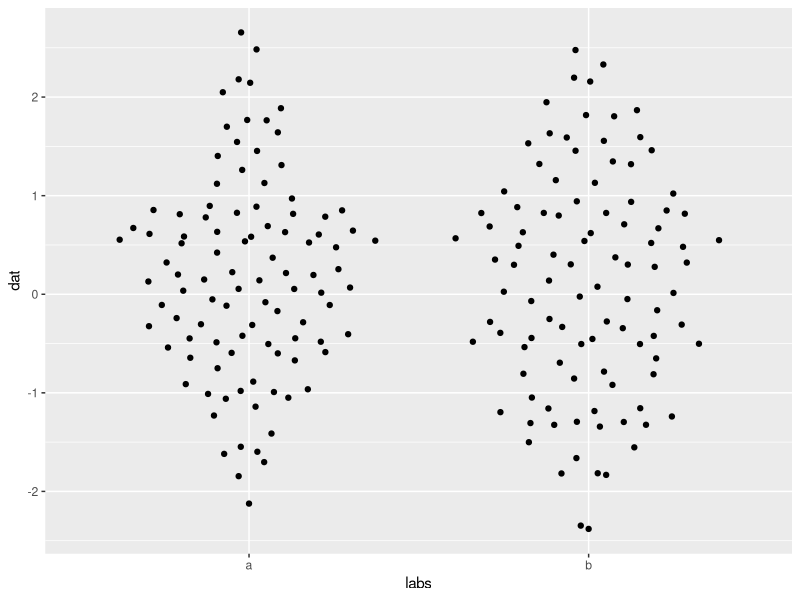
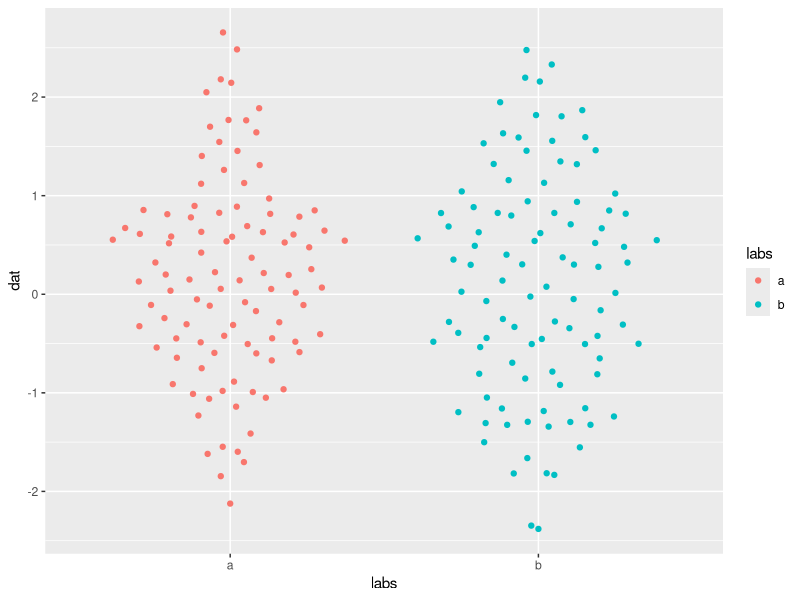
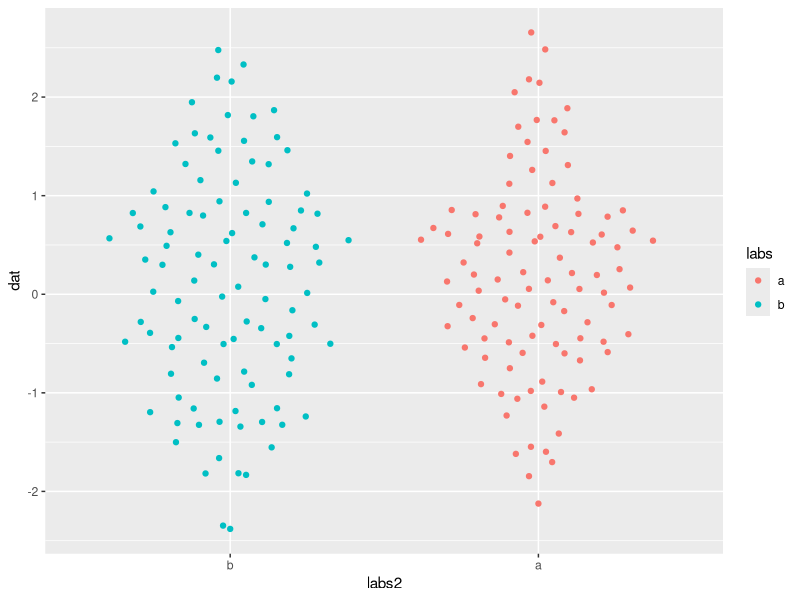
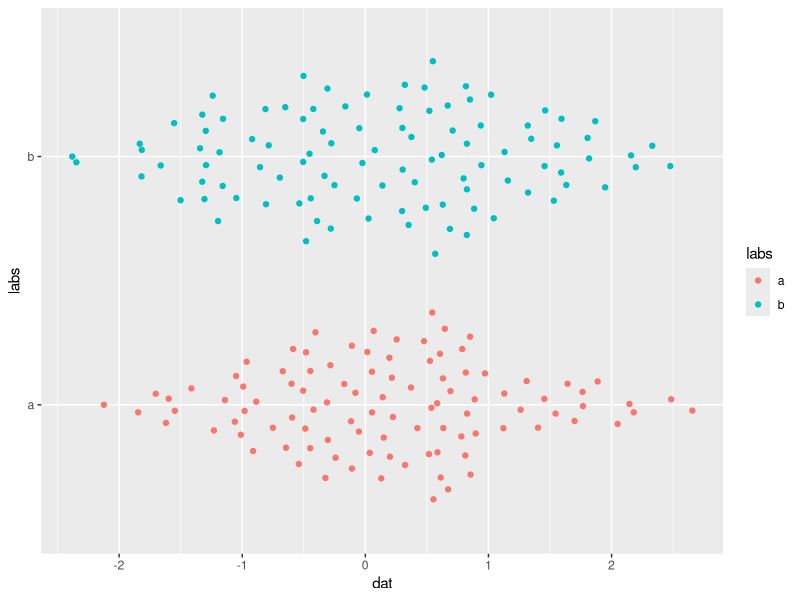
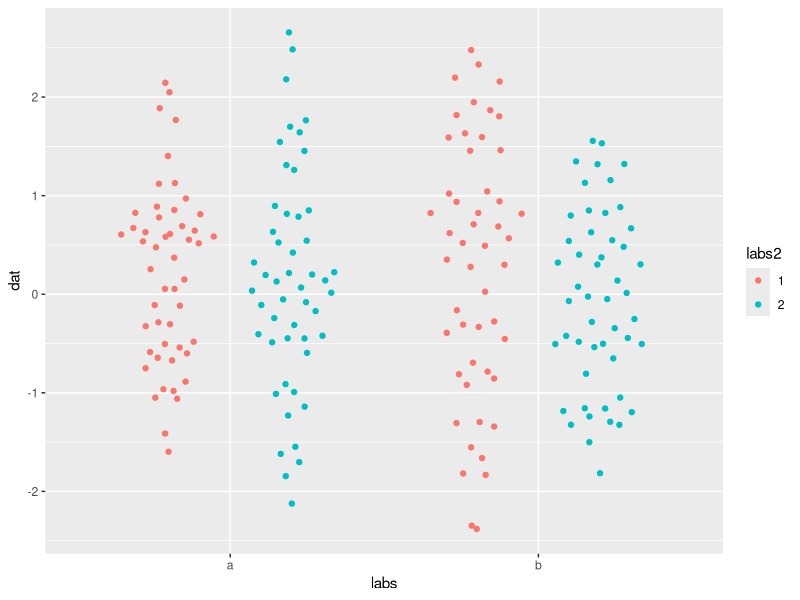
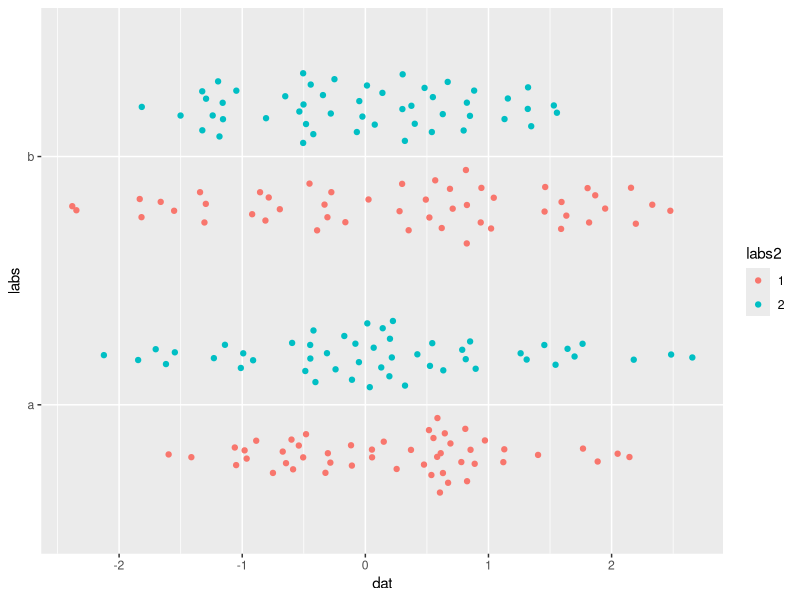
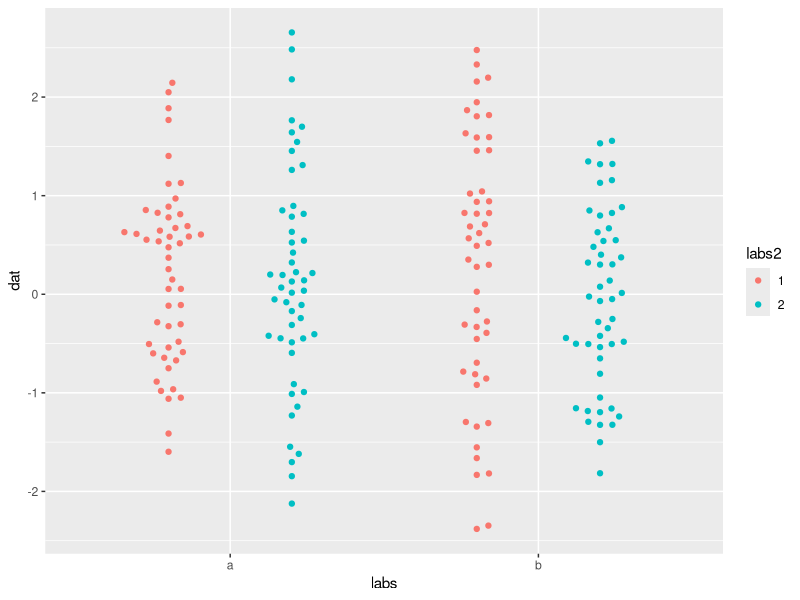
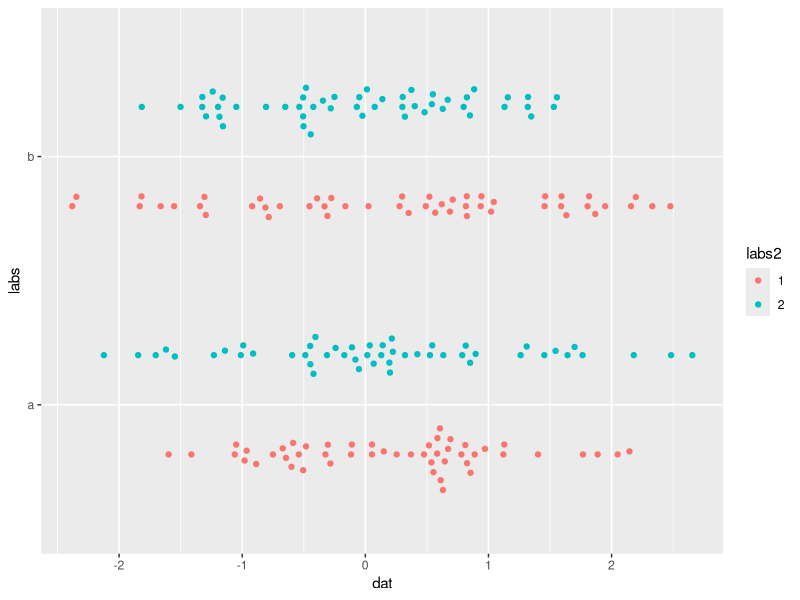

The R script that drew these images, in order:
### R code from vignette source 'usageExamples.Rnw'

###################################################
### code chunk number 1: package
###################################################
options(keep.source = TRUE, width = 60)
packageInfo <- packageDescription("ggbeeswarm")
library(ggbeeswarm)
packageKeywords<-"visualization, display, one dimensional, grouped, groups, violin, scatter, points, quasirandom, beeswarm, van der Corput, beeswarm, ggplot, ggplot2"


###################################################
### code chunk number 2: ggPlot (eval = FALSE)
###################################################
##   library(ggbeeswarm)
##   set.seed(12345)
##   n<-100
##   dat<-rnorm(n*2)
##   labs<-rep(c('a','b'),n)
##   ggplot(mapping=aes(labs, dat)) + geom_quasirandom()


###################################################
### code chunk number 3: showGgPlot
###################################################
  library(ggbeeswarm)
  set.seed(12345)
  n<-100
  dat<-rnorm(n*2)
  labs<-rep(c('a','b'),n)
  ggplot(mapping=aes(labs, dat)) + geom_quasirandom()


###################################################
### code chunk number 4: ggOpts (eval = FALSE)
###################################################
##   ggplot(mapping=aes(labs, dat)) + geom_quasirandom(aes(color=labs))


###################################################
### code chunk number 5: showGgOpts
###################################################
  ggplot(mapping=aes(labs, dat)) + geom_quasirandom(aes(color=labs))


###################################################
### code chunk number 6: ggFactors (eval = FALSE)
###################################################
##   labs2<-factor(labs,levels=c('b','a'))
##   ggplot(mapping=aes(labs2, dat)) + geom_quasirandom(aes(color=labs))


###################################################
### code chunk number 7: showGgFactors
###################################################
  labs2<-factor(labs,levels=c('b','a'))
  ggplot(mapping=aes(labs2, dat)) + geom_quasirandom(aes(color=labs))


###################################################
### code chunk number 8: yaxis (eval = FALSE)
###################################################
##   ggplot(mapping=aes(dat,labs)) + geom_quasirandom(aes(color=labs))


###################################################
### code chunk number 9: showYaxis
###################################################
  ggplot(mapping=aes(dat,labs)) + geom_quasirandom(aes(color=labs))


###################################################
### code chunk number 10: dodge (eval = FALSE)
###################################################
##   labs2<-factor(rep(1:2,each=n))
##   ggplot(mapping=aes(labs,dat,color=labs2)) + geom_quasirandom(dodge.width=.8)


###################################################
### code chunk number 11: showDodge
###################################################
  labs2<-factor(rep(1:2,each=n))
  ggplot(mapping=aes(labs,dat,color=labs2)) + geom_quasirandom(dodge.width=.8)


###################################################
### code chunk number 12: dodgey (eval = FALSE)
###################################################
##   labs2<-factor(rep(1:2,each=n))
##   ggplot(mapping=aes(dat,labs,color=labs2)) + geom_quasirandom(dodge.width=.8)


###################################################
### code chunk number 13: showDodgey
###################################################
  labs2<-factor(rep(1:2,each=n))
  ggplot(mapping=aes(dat,labs,color=labs2)) + geom_quasirandom(dodge.width=.8)


###################################################
### code chunk number 14: dodgeBee (eval = FALSE)
###################################################
##   ggplot(mapping=aes(labs,dat,color=labs2)) +
##     geom_beeswarm(dodge.width=.8,cex=2)


###################################################
### code chunk number 15: showDodgeBee
###################################################
  ggplot(mapping=aes(labs,dat,color=labs2)) +
    geom_beeswarm(dodge.width=.8,cex=2)


###################################################
### code chunk number 16: dodgeYBee (eval = FALSE)
###################################################
##   ggplot(mapping=aes(dat,labs,color=labs2)) +
##     geom_beeswarm(dodge.width=.8,cex=2)


###################################################
### code chunk number 17: showDodgeYBee
###################################################
  ggplot(mapping=aes(dat,labs,color=labs2)) +
    geom_beeswarm(dodge.width=.8,cex=2)


###################################################
### code chunk number 18: facetQuasi (eval = FALSE)
###################################################
##   df<-data.frame(labs,dat,labs2)
##   ggplot(df,aes(labs,dat,color=labs2)) +
##     geom_quasirandom() +
##     facet_grid(.~labs2)


###################################################
### code chunk number 19: showFacetQuasi
###################################################
  df<-data.frame(labs,dat,labs2)
  ggplot(df,aes(labs,dat,color=labs2)) +
    geom_quasirandom() +
    facet_grid(.~labs2)


###################################################
### code chunk number 20: facetBee (eval = FALSE)
###################################################
##   ggplot(df,aes(labs,dat,color=labs2)) +
##     geom_beeswarm(cex=3) +
##     facet_grid(.~labs2)


###################################################
### code chunk number 21: showFacetBee
###################################################
  ggplot(df,aes(labs,dat,color=labs2)) +
    geom_beeswarm(cex=3) +
    facet_grid(.~labs2)


###################################################
### code chunk number 22: methods (eval = FALSE)
###################################################
##   library(gridExtra)
##   dat <- list(
##     'Normal'=rnorm(50),
##     'Dense normal'= rnorm(500),
##     'Bimodal'=c(rnorm(100), rnorm(100,5)),
##     'Trimodal'=c(rnorm(100), rnorm(100,5),rnorm(100,-3))
##   )
##   labs<-rep(names(dat),sapply(dat,length))
##   labs<-factor(labs,levels=unique(labs))
##   dat<-unlist(dat)
##   p1<-ggplot(mapping=aes(labs, dat)) +
##     geom_quasirandom(alpha=.2) +
##     ggtitle('quasirandom') + labs(x='') +
##     theme(axis.text.x = element_text(angle = 45, vjust = 1, hjust=1))
##   p2<-ggplot(mapping=aes(labs, dat)) +
##     geom_quasirandom(method='pseudorandom',alpha=.2) +
##     ggtitle('pseudorandom') + labs(x='') +
##     theme(axis.text.x = element_text(angle = 45, vjust = 1, hjust=1))
##   p3<-ggplot(mapping=aes(labs, dat)) +
##     geom_quasirandom(method='smiley',alpha=.2) +
##     ggtitle('smiley') + labs(x='') +
##     theme(axis.text.x = element_text(angle = 45, vjust = 1, hjust=1))
##   p4<-ggplot(mapping=aes(labs, dat)) +
##     geom_quasirandom(method='frowney',alpha=.2) +
##     ggtitle('frowney') + labs(x='') +
##     theme(axis.text.x = element_text(angle = 45, vjust = 1, hjust=1))
##   p5<-ggplot(mapping=aes(labs, dat)) +
##     geom_quasirandom(method='tukey',alpha=.2) +
##     ggtitle('tukey') + labs(x='') +
##     theme(axis.text.x = element_text(angle = 45, vjust = 1, hjust=1))
##   p6<-ggplot(mapping=aes(labs, dat)) +
##     geom_beeswarm(alpha=.2,size=.75) +
##     ggtitle('geom_beeswarm') + labs(x='') +
##     theme(axis.text.x = element_text(angle = 45, vjust = 1, hjust=1))
##   grid.arrange(p1, p2, p3, p4, p5, p6, ncol=3)


###################################################
### code chunk number 23: showMethods
###################################################
  library(gridExtra)
  dat <- list(
    'Normal'=rnorm(50),
    'Dense normal'= rnorm(500),
    'Bimodal'=c(rnorm(100), rnorm(100,5)),
    'Trimodal'=c(rnorm(100), rnorm(100,5),rnorm(100,-3))
  )
  labs<-rep(names(dat),sapply(dat,length))
  labs<-factor(labs,levels=unique(labs))
  dat<-unlist(dat)
  p1<-ggplot(mapping=aes(labs, dat)) +
    geom_quasirandom(alpha=.2) +
    ggtitle('quasirandom') + labs(x='') +
    theme(axis.text.x = element_text(angle = 45, vjust = 1, hjust=1))
  p2<-ggplot(mapping=aes(labs, dat)) +
    geom_quasirandom(method='pseudorandom',alpha=.2) +
    ggtitle('pseudorandom') + labs(x='') +
    theme(axis.text.x = element_text(angle = 45, vjust = 1, hjust=1))
  p3<-ggplot(mapping=aes(labs, dat)) +
    geom_quasirandom(method='smiley',alpha=.2) +
    ggtitle('smiley') + labs(x='') +
    theme(axis.text.x = element_text(angle = 45, vjust = 1, hjust=1))
  p4<-ggplot(mapping=aes(labs, dat)) +
    geom_quasirandom(method='frowney',alpha=.2) +
    ggtitle('frowney') + labs(x='') +
    theme(axis.text.x = element_text(angle = 45, vjust = 1, hjust=1))
  p5<-ggplot(mapping=aes(labs, dat)) +
    geom_quasirandom(method='tukey',alpha=.2) +
    ggtitle('tukey') + labs(x='') +
    theme(axis.text.x = element_text(angle = 45, vjust = 1, hjust=1))
  p6<-ggplot(mapping=aes(labs, dat)) +
    geom_beeswarm(alpha=.2,size=.75) +
    ggtitle('geom_beeswarm') + labs(x='') +
    theme(axis.text.x = element_text(angle = 45, vjust = 1, hjust=1))
  grid.arrange(p1, p2, p3, p4, p5, p6, ncol=3)


###################################################
### code chunk number 24: distAdjust (eval = FALSE)
###################################################
##   library(gridExtra)
##   p1<-ggplot(mapping=aes(labs, dat)) +
##     geom_quasirandom(bandwidth=2,alpha=.2) +
##     ggtitle('bandwidth=2') + labs(x='')
##   p2<-ggplot(mapping=aes(labs, dat)) +
##     geom_quasirandom(bandwidth=.1,alpha=.2) +
##     ggtitle('bandwidth=.1') + labs(x='')
##   p3<-ggplot(mapping=aes(labs, dat)) +
##     geom_quasirandom(width=.1,alpha=.2) +
##     ggtitle('width=.1') + labs(x='')
##   p4<-ggplot(mapping=aes(labs, dat)) +
##     geom_quasirandom(nbins=100,alpha=.2) +
##     ggtitle('nbins=100') + labs(x='')
##   grid.arrange(p1, p2, p3, p4, ncol=1)


###################################################
### code chunk number 25: showDistAdjust
###################################################
  library(gridExtra)
  p1<-ggplot(mapping=aes(labs, dat)) +
    geom_quasirandom(bandwidth=2,alpha=.2) +
    ggtitle('bandwidth=2') + labs(x='')
  p2<-ggplot(mapping=aes(labs, dat)) +
    geom_quasirandom(bandwidth=.1,alpha=.2) +
    ggtitle('bandwidth=.1') + labs(x='')
  p3<-ggplot(mapping=aes(labs, dat)) +
    geom_quasirandom(width=.1,alpha=.2) +
    ggtitle('width=.1') + labs(x='')
  p4<-ggplot(mapping=aes(labs, dat)) +
    geom_quasirandom(nbins=100,alpha=.2) +
    ggtitle('nbins=100') + labs(x='')
  grid.arrange(p1, p2, p3, p4, ncol=1)


###################################################
### code chunk number 26: nbins (eval = FALSE)
###################################################
##   p1<-ggplot(mapping=aes(labs, dat)) +
##     geom_quasirandom(method='smiley',alpha=.2) +
##     ggtitle('Default (n/5)') + labs(x='')
##   p2<-ggplot(mapping=aes(labs, dat)) +
##     geom_quasirandom(method='smiley',nbins=50,alpha=.2) +
##     ggtitle('nbins=50') + labs(x='')
##   p3<-ggplot(mapping=aes(labs, dat)) +
##     geom_quasirandom(method='smiley',nbins=100,alpha=.2) +
##     ggtitle('nbins=100') + labs(x='')
##   p4<-ggplot(mapping=aes(labs, dat)) +
##     geom_quasirandom(method='smiley',nbins=250,alpha=.2) +
##     ggtitle('nbins=250') + labs(x='')
##   grid.arrange(p1, p2, p3, p4, ncol=1)


###################################################
### code chunk number 27: showNBins
###################################################
  p1<-ggplot(mapping=aes(labs, dat)) +
    geom_quasirandom(method='smiley',alpha=.2) +
    ggtitle('Default (n/5)') + labs(x='')
  p2<-ggplot(mapping=aes(labs, dat)) +
    geom_quasirandom(method='smiley',nbins=50,alpha=.2) +
    ggtitle('nbins=50') + labs(x='')
  p3<-ggplot(mapping=aes(labs, dat)) +
    geom_quasirandom(method='smiley',nbins=100,alpha=.2) +
    ggtitle('nbins=100') + labs(x='')
  p4<-ggplot(mapping=aes(labs, dat)) +
    geom_quasirandom(method='smiley',nbins=250,alpha=.2) +
    ggtitle('nbins=250') + labs(x='')
  grid.arrange(p1, p2, p3, p4, ncol=1)


###################################################
### code chunk number 28: varwidth (eval = FALSE)
###################################################
##   dat <- list(
##     '10 points'=rnorm(10),
##     '50 points'=rnorm(50,2),
##     '200 points'=c(rnorm(400), rnorm(100,5)),
##     '5000 points'= rnorm(5000,1)
##   )
##   labs<-rep(names(dat),sapply(dat,length))
##   labs<-factor(labs,levels=unique(labs))
##   dat<-unlist(dat)
##   ggplot(mapping=aes(labs, dat)) + geom_quasirandom(alpha=.3,varwidth=TRUE)


###################################################
### code chunk number 29: showVarwidth
###################################################
  dat <- list(
    '10 points'=rnorm(10),
    '50 points'=rnorm(50,2),
    '200 points'=c(rnorm(400), rnorm(100,5)),
    '5000 points'= rnorm(5000,1)
  )
  labs<-rep(names(dat),sapply(dat,length))
  labs<-factor(labs,levels=unique(labs))
  dat<-unlist(dat)
  ggplot(mapping=aes(labs, dat)) + geom_quasirandom(alpha=.3,varwidth=TRUE)


###################################################
### code chunk number 30: vpBeaver (eval = FALSE)
###################################################
##   beaver<-data.frame(
##     'Temperature'=c(beaver1$temp,beaver2$temp),
##     'Beaver'=rep(
##       c('Beaver 1','Beaver 2'),
##       c(nrow(beaver1),nrow(beaver2))
##     )
##   )
##   ggplot(beaver,mapping=aes(Beaver, Temperature)) + geom_quasirandom()


###################################################
### code chunk number 31: showBeaver
###################################################
  beaver<-data.frame(
    'Temperature'=c(beaver1$temp,beaver2$temp),
    'Beaver'=rep(
      c('Beaver 1','Beaver 2'),
      c(nrow(beaver1),nrow(beaver2))
    )
  )
  ggplot(beaver,mapping=aes(Beaver, Temperature)) + geom_quasirandom()


###################################################
### code chunk number 32: vpGene (eval = FALSE)
###################################################
##   library(vipor)
##   ints<-integrations[integrations$nearestGene>0,]
##   ints$logGeneDist<-log(ints$nearestGene)
##   ggplot(ints,mapping=aes(study, logGeneDist,color=latent)) +
##   geom_quasirandom(dodge.width=.9,alpha=.4)


###################################################
### code chunk number 33: showGene
###################################################
  library(vipor)
  ints<-integrations[integrations$nearestGene>0,]
  ints$logGeneDist<-log(ints$nearestGene)
  ggplot(ints,mapping=aes(study, logGeneDist,color=latent)) +
  geom_quasirandom(dodge.width=.9,alpha=.4)


